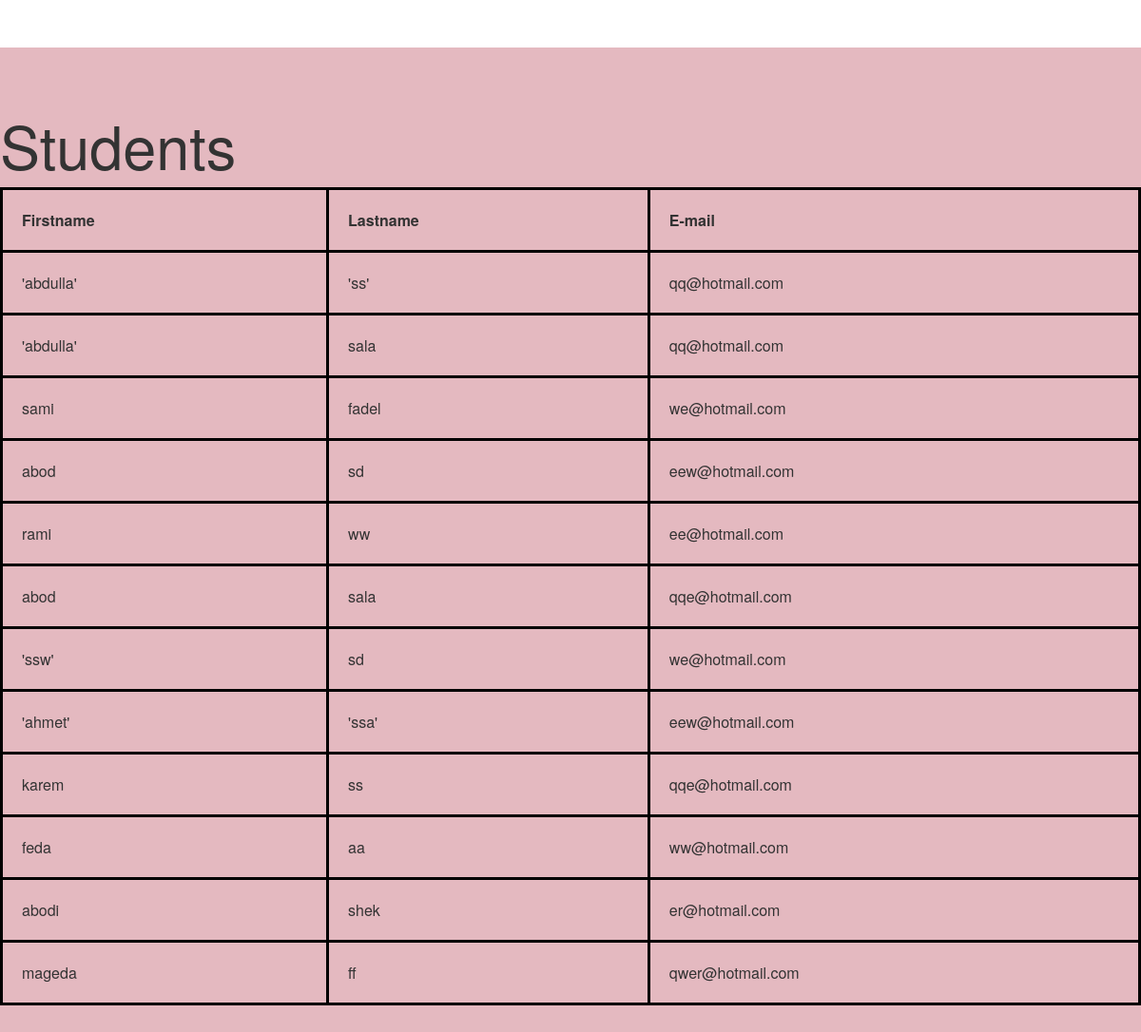
/show-students/1, run on the app's committed database.
### assginment4/models.py (models this page shows, shortened)
class student(models.Model):
    first_name=models.CharField(max_length=30)
    last_name=models.CharField(max_length=40)
    email=models.EmailField()

### assginment4/views.py (the view)
# urls.py: url(r'^show-students/(\d+)$',views.show),
def show(request,id):
    return render_to_response('enrollallstudents.html',{'course': course.objects.all().filter(id=id)[0], "students": student.objects.all()})

### static/templates/enrollallstudents.html (shortened to what this page needs)
{% load staticfiles %}
<html>
<head>
	<link href={% static "css/bootstrap.min.css" %} rel="stylesheet">
	<link href={% static "css/jumbotron.css" %} rel="stylesheet">
</head>
<body>
	 <div class="jumbotron" style="background-color:#e4b9c0;">
<h1>Students</h1>
 </body>
 </html>
 <table style="width:100%" >
   <tr>
    <th>Firstname</th>
    <th>Lastname</th>
    <th>E-mail</th>
  </tr>
 {% for student in students %}
  <tr>
    <td>{{ student.first_name }}</td>
    <td>{{ student.last_name }}</td>
    <td>{{ student.email }}</td>
  </tr>
{% endfor %}
</table>

### static/ccs/jumbotron.css (style rules this page uses)
body { padding-top: 50px; padding-bottom: 20px; }

### static/templates/enrollallstudents.html (style rules this page uses)
table, th, td { border: 3px solid black; border-collapse: collapse; }
th, td { padding: 20px; }

### data on the page
student: first_name "'abdulla'", last_name "'ss'", email "qq@hotmail.com"
student: first_name "'abdulla'", last_name "sala", email "qq@hotmail.com"
student: first_name "sami", last_name "fadel", email "we@hotmail.com"
student: first_name "abod", last_name "sd", email "eew@hotmail.com"
student: first_name "rami", last_name "ww", email "ee@hotmail.com"
student: first_name "abod", last_name "sala", email "qqe@hotmail.com"
student: first_name "'ssw'", last_name "sd", email "we@hotmail.com"
student: first_name "'ahmet'", last_name "'ssa'", email "eew@hotmail.com"
student: first_name "karem", last_name "ss", email "qqe@hotmail.com"
student: first_name "feda", last_name "aa", email "ww@hotmail.com"
student: first_name "abodi", last_name "shek", email "er@hotmail.com"
student: first_name "mageda", last_name "ff", email "qwer@hotmail.com"
